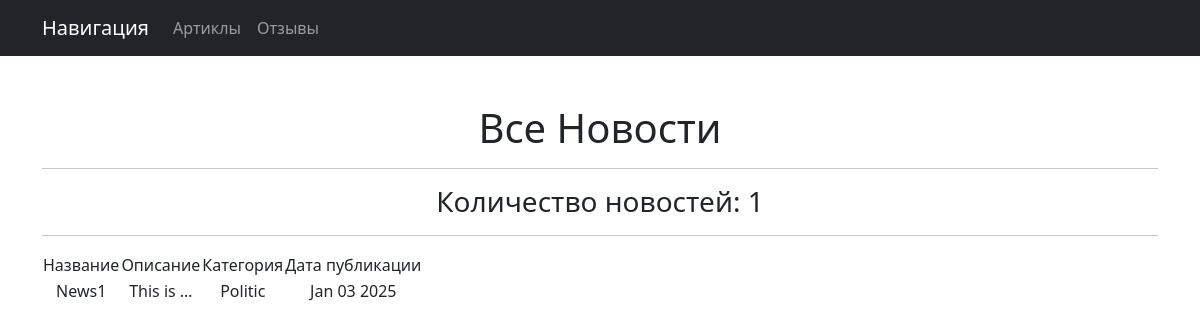
Before: /newstest/ with the older database file.
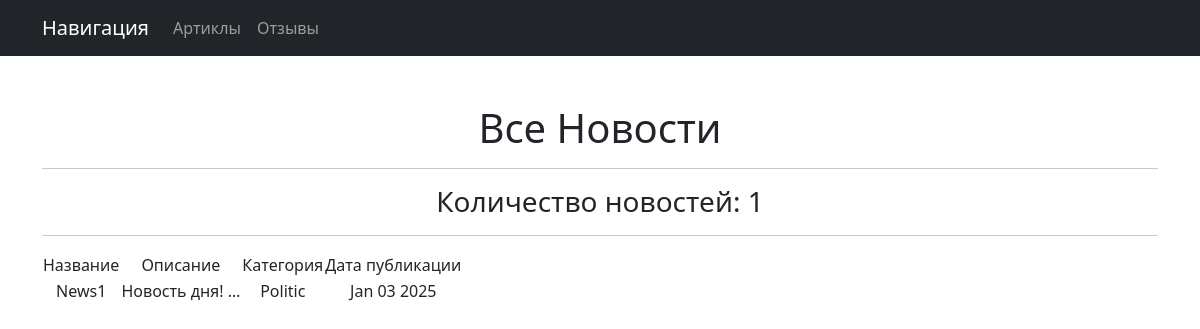
After: the same page with the newer database file.
### AppNews/models.py (models this page shows, shortened)
class News(models.Model):
    news_name = models.CharField(max_length=50)
    news_body_text = models.TextField(max_length=500)
    news_category = models.ForeignKey('News_Category', on_delete=models.CASCADE, related_name='News')
    news_publish_date = models.DateTimeField(auto_now_add=True)

class News_Category(models.Model):
    category_news_name = models.CharField(max_length=50, unique=True)
    def __str__(self):
        return self.category_news_name.title()

### AppNews/views.py (the view)
# urls.py: path('', News_List.as_view()),
class News_List(ListView):
    model = News
    ordering = 'news_name'
    template_name = 'app_news.html'
    context_object_name = 'news'

### AppNews/templatetags/custom_filter.py (called while the page is built)
@register.filter()
def censor_rediska(text):
    censor_text = text.replace('Редиска', '****')
    return censor_text

### templates/app_news.html (shortened to what this page needs)
{% extends 'flatpages/default.html' %}
{% load custom_filter%}
{% block content %}
   <h1>Все Новости</h1>
    <hr>
    <h3> Количество новостей: {{news|length}}</h3>
   <hr>
   {% if news %}
       <table>
           <tr>
               <td>Название</td>
               <td>Описание</td>
               <td>Категория</td>
               <td>Дата публикации</td>
           </tr>
           {% for newsid in news %}
           <tr>
               <td>{{ newsid.news_name|truncatewords:2|censor_rediska}}</td>
               <td>{{ newsid.news_body_text|truncatewords:2|censor_rediska}}</td>
               <td>{{ newsid.news_category }}</td>
               <td>{{newsid.news_publish_date|date:'M d Y' }}</td>
           </tr>
           {% endfor %}
       </table>
   {% else %}
       <h2>Товаров нет!
       ужас</h2>
   {% endif %}
{% endblock content %}

Changed rows visible on the page:
changed News "News1": news_body_text|censor_rediska "This is …" → "Новость дня! …"
